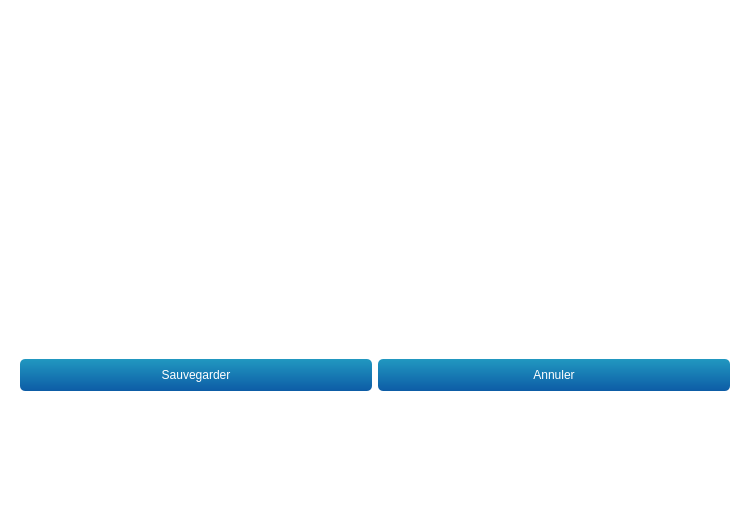
<?xml version="1.0" encoding="UTF-8"?>
<ui version="4.0">
 <class>SessionTypeWidget</class>
 <widget class="QWidget" name="SessionTypeWidget">
  <property name="geometry">
   <rect>
    <x>0</x>
    <y>0</y>
    <width>750</width>
    <height>505</height>
   </rect>
  </property>
  <property name="windowTitle">
   <string>Form</string>
  </property>
  <property name="styleSheet">
   <string notr="true">QPushButton#btnConnect{background-color:rgb(80,180,80)}
QWidget{background-color: rgba(0,0,0,0);color:white;border-radius:5px}
QWidget#mainWidget{background-color:rgba(128,128,128,25%);}
QWidget#frmProfile,QWidget#pageProfile{background-color:rgba(108,8,156,25%);}
QPlainTextEdit,QLineEdit,QListWidget,QComboBox,QTextEdit,QSpinBox{background-color: rgba(255,255,255,50%); color: black;}

QTableWidget{
background-color: rgba(0,0,0,50%);
color: white;
border: 1px solid rgba(255,255,255,50%);
}

QLabel#lblLastOnline{color:lightblue;}
QLabel#lblError,QLabel#lblCamMissing,QLabel#lblAudioMissing{color:red; background-color:rgba(255,0,0,30%);}

QLineEdit:!enabled, QListWidget:!enabled,QComboBox:!enabled,QTextEdit:!enabled,QPlainTextEdit:!enabled{background-color: rgba(0,0,0,30%);color:white;border:0}
QDateEdit::down-arrow:!enabled,QTimeEdit::down-arrow:!enabled,QDateEdit::up-arrow:!enabled,QTimeEdit::up-arrow:!enabled,QComboBox::drop-down:!enabled{background-color:rgba(0,0,0,0%);}

QTextEdit#txtProfile{background-color: rgba(255,255,255,80%);color:black;border:0}
QTextEdit:!enabled#txtProfile{background-color: rgba(255,255,255,60%);color:black;border:0}

QFrame#frmSelUser{background-color:rgba(100,100,200,50%);}
QFrame#frmAudio,QFrame#frmCam1,QFrame#frmCam2,QFrame#frmSensors,QFrame#frmWebRTC,QFrame#frmVirtualCam,QFrame#frmExternalPrograms{background-color:rgba(100,100,200,35%);}

QCheckBox::indicator:unchecked:!enabled { background-color:rgba(128,0,0,100%);}
QCheckBox::indicator:checked:!enabled { background-color:green;}
QCheckBox::indicator:unchecked{ background-color:red;border-radius:3px;}
QCheckBox::indicator:checked {background-color:rgb(0,255,0);border-radius:3px;}
QCheckBox:checked{color:lightgreen;background-color:rgba(0,0,0,0%);}
QCheckBox:!checked{color:red;background-color:rgba(0,0,0,0%);}

QPushButton{background-color:qlineargradient(x1: 0, y1: 0, x2: 0, y2: 1, stop: 0 #2198c0, stop: 1 #0d5ca6);}
QPushButton:checked{background-color:rgb(128,128,128); border:1px solid rgba(255,255,255,50%);}
QPushButton:hover,QPushButton:checked{background-color:  rgba(255,255,255,75%);color:black;}
QPushButton#btnEditUser:hover{background-color:  rgba(255,255,255,75%);color:black;}
QPushButton#btnEdit,QPushButton#btnDelete,QPushButton#btnExisting{background-color:  rgba(255,255,255,0%);border:0 px;}
QPushButton#btnEdit:hover,QPushButton#btnDelete:hover,QPushButton#btnExisting:hover{background-color:  rgba(255,255,255,25%);border:0 px;}
QPushButton#btnExisting:checked{background-color:rgba(0,100,200,50%);}
QPushButton#btnUpgrade{background-color:rgba(200,0,0,90%);}

QToolButton:hover{background-color:  rgba(255,255,255,50);}

QTreeWidget::branch:closed:has-children:has-siblings  {
            border-image: none;
            image: url(:/pictures/controls/branch_closed.png);
    }
     
    QTreeView::branch:open:has-children:!has-siblings,
    QTreeView::branch:open:has-children:has-siblings   {
            border-image: none;
            image:url(:/pictures/controls/branch_opened.png);
    }

QWidget#lineOnline{background-color:blue;}
QWidget#lineOffline{background-color:red;}
QWidget#lineBoth{background-color:rgb(255,0,255);}


QTabWidget::pane { /* The tab widget frame */
	/*background-color:  rgba(0,128,200,30%);*/
	/* background: qlineargradient(x1: 0, y1: 0, x2: 0, y2: 1,
                                 stop: 0  rgba(0,128,200,50%), 
								stop: 0.5  rgba(0,128,200,25%)
								stop: 1.0  rgba(0,128,200,25%));*/
	background-color: rgba(128,128,140,25%);
	border-radius: 5px;
    border: 2px solid rgba(128,128,140,50%);
 }

 QTabWidget::tab-bar {
     left: 5px; /* move to the right by 5px */
 }

/* Style the tab using the tab sub-control. Note that
     it reads QTabBar _not_ QTabWidget */
 QTabBar::tab,QTableWidget::tab,QHeaderView::section {
     background: qlineargradient(x1: 0, y1: 0, x2: 0, y2: 1,
                                 stop: 0  rgba(128,128,140,50%),  stop: 1.0  rgba(128,128,140,25%));
     border: 2px solid  rgba(128,128,140,50%);
     border-bottom: 0px;
     border-top-left-radius: 4px;
     border-top-right-radius: 4px;
     padding: 2px;
min-height:25px;
 }

 QTabBar::tab:selected, QTabBar::tab:hover {
/*     background-color: rgba(0,128,200,70%);*/
background: qlineargradient(x1: 0, y1: 0, x2: 0, y2: 1,
                                 stop: 0  rgba(128,128,140,70%),  stop: 1.0  rgba(128,128,140,50%));
 }

 QTabBar::tab:selected {
     border-color:rgba(128,128,140,60%);
     border-bottom-color:rgba(128,128,140,60%); /* same as pane color */
 }

 QTabBar::tab:!selected {
     margin-top: 2px; /* make non-selected tabs look smaller */
 }


</string>
  </property>
  <layout class="QVBoxLayout" name="verticalLayout">
   <item>
    <widget class="TeraForm" name="wdgSessionType" native="true">
     <property name="sizePolicy">
      <sizepolicy hsizetype="Preferred" vsizetype="Minimum">
       <horstretch>0</horstretch>
       <verstretch>0</verstretch>
      </sizepolicy>
     </property>
    </widget>
   </item>
   <item>
    <widget class="QFrame" name="frameButtons">
     <layout class="QHBoxLayout" name="horizontalLayout_2">
      <item>
       <widget class="QPushButton" name="btnSave">
        <property name="minimumSize">
         <size>
          <width>0</width>
          <height>32</height>
         </size>
        </property>
        <property name="cursor">
         <cursorShape>PointingHandCursor</cursorShape>
        </property>
        <property name="text">
         <string>Sauvegarder</string>
        </property>
        <property name="icon">
         <iconset resource="../../resources/TeraClient.qrc">
          <normaloff>:/icons/save.png</normaloff>:/icons/save.png</iconset>
        </property>
        <property name="iconSize">
         <size>
          <width>24</width>
          <height>24</height>
         </size>
        </property>
       </widget>
      </item>
      <item>
       <widget class="QPushButton" name="btnUndo">
        <property name="minimumSize">
         <size>
          <width>0</width>
          <height>32</height>
         </size>
        </property>
        <property name="cursor">
         <cursorShape>PointingHandCursor</cursorShape>
        </property>
        <property name="text">
         <string>Annuler</string>
        </property>
        <property name="icon">
         <iconset resource="../../resources/TeraClient.qrc">
          <normaloff>:/icons/undo.png</normaloff>:/icons/undo.png</iconset>
        </property>
        <property name="iconSize">
         <size>
          <width>24</width>
          <height>24</height>
         </size>
        </property>
       </widget>
      </item>
     </layout>
    </widget>
   </item>
  </layout>
 </widget>
 <customwidgets>
  <customwidget>
   <class>TeraForm</class>
   <extends>QWidget</extends>
   <header>TeraForm.h</header>
   <container>1</container>
  </customwidget>
 </customwidgets>
 <resources>
  <include location="../../resources/TeraClient.qrc"/>
 </resources>
 <connections/>
</ui>
